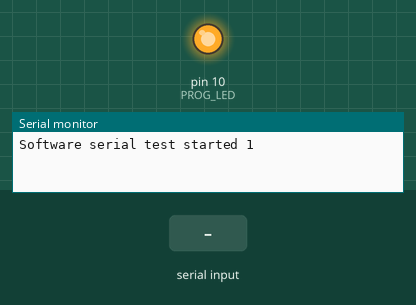
The sketch below on a simulated Arduino Uno, built with avr-gcc and run on an emulated ATmega328P. Parts: output pins drawn as LEDs (lit = HIGH), the last lines printed to the serial monitor. The test bench sets the inputs (shaded band).

Above: at 0.3 s.
At 2.2 s:
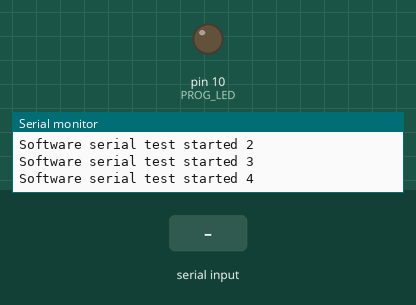
2.3 s: "1" received over the second serial link
Timing chart, 0 to 5.3 s (numbered marks = the images above; inputs shaded):
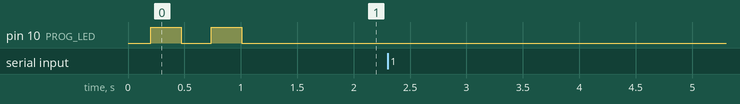

The sketch:

RS232-ping-pong.ino
```cpp
// 9600 57600 works fine, 115200 not working


#include <SoftwareSerial.h>


#define RS232_out_RX 4
#define RS232_out_TX 5

#define RS485_out_RX 6
#define RS485_out_TX 7

#define BAUD_RATE 9600

#define PROG_LED 10


SoftwareSerial RS232_dat;
SoftwareSerial RS485_dat;

void setup() {
  pinMode(PROG_LED, OUTPUT);

  Serial.begin(9600);

  // Serial.setTxTimeoutMs(0);

  RS232_dat.begin(BAUD_RATE, SWSERIAL_8N1, RS232_out_RX, RS232_out_TX, false, 95, 11);
  RS485_dat.begin(BAUD_RATE, SWSERIAL_8N1, RS485_out_RX, RS485_out_TX, false, 95, 11);

  delay(200);
  digitalWrite(PROG_LED, HIGH);
  Serial.println("\nSoftware serial test started 1");
  RS232_dat.println("\nSoftware serial test started 1");
  RS485_dat.println("\nSoftware serial test started 1");

  delay(200);
  digitalWrite(PROG_LED, LOW);
  Serial.println("\nSoftware serial test started 2");
  RS232_dat.println("\nSoftware serial test started 2");
  RS485_dat.println("\nSoftware serial test started 1");

  delay(200);
  digitalWrite(PROG_LED, HIGH);
  Serial.println("\nSoftware serial test started 3");
  RS232_dat.println("\nSoftware serial test started 3");
  RS485_dat.println("\nSoftware serial test started 1");

  delay(200);
  digitalWrite(PROG_LED, LOW);
  Serial.println("\nSoftware serial test started 4");
  RS232_dat.println("\nSoftware serial test started 4");
  RS485_dat.println("\nSoftware serial test started 1");
  // delay(1000);
  // RS485.println("AT\r\n");

}


void loop() {
  while (RS232_dat.available() > 0) {
    Serial.write(RS232_dat.read());
    // yield();
  }
  while (RS485_dat.available() > 0) {
    Serial.write(RS485_dat.read());
    // yield();
  }

  while (Serial.available() > 0) {
    RS232_dat.write(Serial.read());
    RS485_dat.write(Serial.read());
    // yield();
  }

}
```
